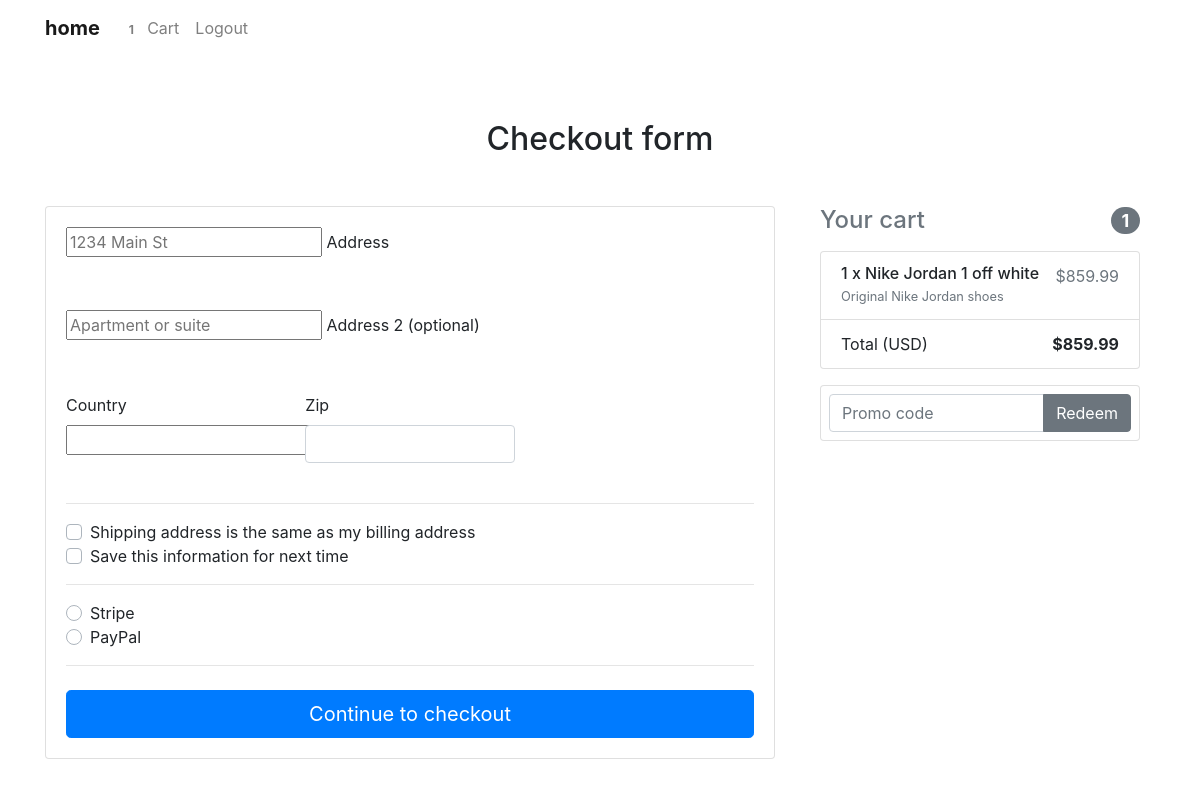
The page /checkout/ (signed in) on the database its author committed.
### core/models.py (models this page shows, shortened)
class Order(models.Model):
    user = models.ForeignKey(settings.AUTH_USER_MODEL,
                             on_delete=models.CASCADE)
    ref_code = models.CharField(max_length=20)
    items = models.ManyToManyField(OrderItem)
    start_date = models.DateTimeField(auto_now_add=True)
    ordered_date = models.DateTimeField()
    ordered = models.BooleanField(default=False)
    billing_address = models.ForeignKey(
        'BillingAddress', on_delete=models.SET_NULL, blank=True, null=True)
    payment = models.ForeignKey(
        'Payment', on_delete=models.SET_NULL, blank=True, null=True)
    coupon = models.ForeignKey(
        'Coupon', on_delete=models.SET_NULL, blank=True, null=True)
    being_delivered = models.BooleanField(default=False)
    received = models.BooleanField(default=False)
    refund_requested = models.BooleanField(default=False)
    refund_granted = models.BooleanField(default=False)
    def get_total(self):
        total = 0
        for order_item in self.items.all():
            total += order_item.get_final_price()
        if self.coupon:
            total -= self.coupon.amount
        return total

class OrderItem(models.Model):
    user = models.ForeignKey(settings.AUTH_USER_MODEL,
                             on_delete=models.CASCADE)
    ordered = models.BooleanField(default=False)
    item = models.ForeignKey(Item, on_delete=models.CASCADE)
    quantity = models.IntegerField(default=1)
    def get_total_discount_item_price(self):
        return self.quantity * self.item.discount_price
    def get_final_price(self):
        if self.item.discount_price:
            return self.get_total_discount_item_price()
        return self.get_total_item_price()

class Item(models.Model):
    title = models.CharField(max_length=100)
    price = models.FloatField()
    discount_price = models.FloatField(blank=True, null=True)
    category = models.CharField(choices=CATEGORY_CHOICES, max_length=2)
    label = models.CharField(choices=LABEL_CHOICES, max_length=1)
    slug = models.SlugField()
    description = models.TextField()
    image = models.ImageField()

### core/views.py (the view, shortened to what this page needs)
# urls.py: path('checkout/', CheckoutView.as_view(), name='checkout'),
class CheckoutView(View):
    def get(self, *args, **kwargs):
        try:
            order = Order.objects.get(user=self.request.user, ordered=False)
            form = CheckoutForm()
            context = {
                'form': form,
                'couponform': CouponForm(),
                'order': order,
                'DISPLAY_COUPON_FORM': True
            }
            return render(self.request, "checkout.html", context)
        except ObjectDoesNotExist:
            messages.info(self.request, "You do not have an active order")
            return redirect("core:checkout")

### core/forms.py
class CheckoutForm(forms.Form):
    street_address = forms.CharField(widget=forms.TextInput(attrs={
        'placeholder': '1234 Main St',
        'id': 'address'
    }))
    apartment_address = forms.CharField(required=False, widget=forms.TextInput(attrs={
        'placeholder': 'Apartment or suite',
        'id': 'address-2'
    }))
    country = CountryField(blank_label='(select country)').formfield(
        widget=CountrySelectWidget(attrs={
            'class': 'custom-select d-block w-100',
        }))
    zip = forms.CharField(widget=forms.TextInput(attrs={
        'class': 'form-control',
        'id': 'zip'
    }))
    same_shipping_address = forms.BooleanField(required=False)
    save_info = forms.BooleanField(required=False)
    payment_option = forms.ChoiceField(
        widget=forms.RadioSelect, choices=PAYMENT_CHOICES)

class CouponForm(forms.Form):
    code = forms.CharField(widget=forms.TextInput(attrs={
        'class': 'form-control',
        'placeholder': 'Promo code',
        'aria-label': 'Recipient\'s username',
        'aria-describedby': 'basic-addon2'
    }))

### core/templatetags/cart_template_tags.py (called while the page is built)
@register.filter
def cart_item_count(user):
    if user.is_authenticated:
        qs = Order.objects.filter(user=user, ordered=False)
        if qs.exists():
            return qs[0].items.count()
    return 0

### templates/checkout.html (shortened to what this page needs)
{% extends "base.html" %}
{% load crispy_forms_tags %}
{% block content %}
  <main >
    <div class="container wow fadeIn">
      <h2 class="my-5 h2 text-center">Checkout form</h2>
      <div class="row">
        <div class="col-md-8 mb-4">
          <div class="card">
            <form method="POST" class="card-body">
              <div class="md-form mb-5">
                {{ form.street_address }}
                <label for="address" class="">Address</label>
              </div>
              <div class="md-form mb-5">
                {{ form.apartment_address }}
                <label for="address-2" class="">Address 2 (optional)</label>
              </div>
              <div class="row">
                <div class="col-lg-4 col-md-12 mb-4">
                  <label for="country">Country</label>
                  {{ form.country }}
                </div>
                <div class="col-lg-4 col-md-6 mb-4">
                  <label for="zip">Zip</label>
                  {{ form.zip }}
                </div>
              </div>
              <hr>
              <div class="custom-control custom-checkbox">
                <label class="custom-control-label" for="same-address">Shipping address is the same as my billing address</label>
              </div>
              <div class="custom-control custom-checkbox">
                <label class="custom-control-label" for="save-info">Save this information for next time</label>
              </div>
              <hr>
              <div class="d-block my-3">
                {% for value, name in form.fields.payment_option.choices %}
                <div class="custom-control custom-radio">
                  <label class="custom-control-label" for="{{ name }}">{{ name }}</label>
                </div>
                {% endfor %}
              </div>
              <hr class="mb-4">
              <button class="btn btn-primary btn-lg btn-block" type="submit">Continue to checkout</button>
            </form>
          </div>
        </div>
        <div class="col-md-4 mb-4">
          {% include "order_snippet.html" %}
        </div>
      </div>
    </div>
  </main>
{% endblock content %}

### templates/navbar.html (shortened to what this page needs)
{% load cart_template_tags %}
<nav class="navbar fixed-top navbar-expand-lg navbar-light white scrolling-navbar">
    <div class="container">
      <a class="navbar-brand waves-effect" href="/">
        <strong class="blue-text">home</strong>
      </a>
      <div class="collapse navbar-collapse" id="navbarSupportedContent">
        <ul class="navbar-nav nav-flex-icons">
          {% if request.user.is_authenticated %}
          <li class="nav-item">
            <a href="{% url 'core:order-summary' %}" class="nav-link waves-effect">
              <span class="badge red z-depth-1 mr-1"> {{ request.user|cart_item_count }} </span>
              <span class="clearfix d-none d-sm-inline-block"> Cart </span>
            </a>
          </li>
          <li class="nav-item">
            <a class="nav-link waves-effect" href="{% url 'account_logout' %}">
              <span class="clearfix d-none d-sm-inline-block"> Logout </span>
            </a>
          </li>
          {% endif %}
        </ul>
      </div>
    </div>
  </nav>

### templates/order_snippet.html (shortened to what this page needs)
<div class="col-md-12 mb-4">
    <h4 class="d-flex justify-content-between align-items-center mb-3">
    <span class="text-muted">Your cart</span>
    <span class="badge badge-secondary badge-pill">{{ order.items.count }}</span>
    </h4>
    <ul class="list-group mb-3 z-depth-1">
    {% for order_item in order.items.all %}
    <li class="list-group-item d-flex justify-content-between lh-condensed">
        <div>
        <h6 class="my-0">{{ order_item.quantity }} x {{ order_item.item.title}}</h6>
        <small class="text-muted">{{ order_item.item.description}}</small>
        </div>
        <span class="text-muted">${{ order_item.get_final_price }}</span>
    </li>
    {% endfor %}
    <li class="list-group-item d-flex justify-content-between">
        <span>Total (USD)</span>
        <strong>${{ order.get_total }}</strong>
    </li>
    </ul>
    {% if DISPLAY_COUPON_FORM %}
    <form class="card p-2" action="{% url 'core:add-coupon' %}" method="POST">
        <div class="input-group">
            {{ couponform.code }}
            <div class="input-group-append">
            <button class="btn btn-secondary btn-md waves-effect m-0" type="submit">Redeem</button>
            </div>
        </div>
    </form>
    {% endif %}
</div>

### templates/base.html (style rules this page uses)
html, body, header, .carousel { height: 60vh; }

### rows shown on the page
Order: items.count "1", get_total "859.99"
OrderItem: quantity "1", item "Nike Jordan 1 off white", item.description "Original Nike Jordan shoes", get_final_price "859.99"

### other values the page prints
{{ request.user|cart_item_count }} "1"
{{ name }} "Stripe" "PayPal"
